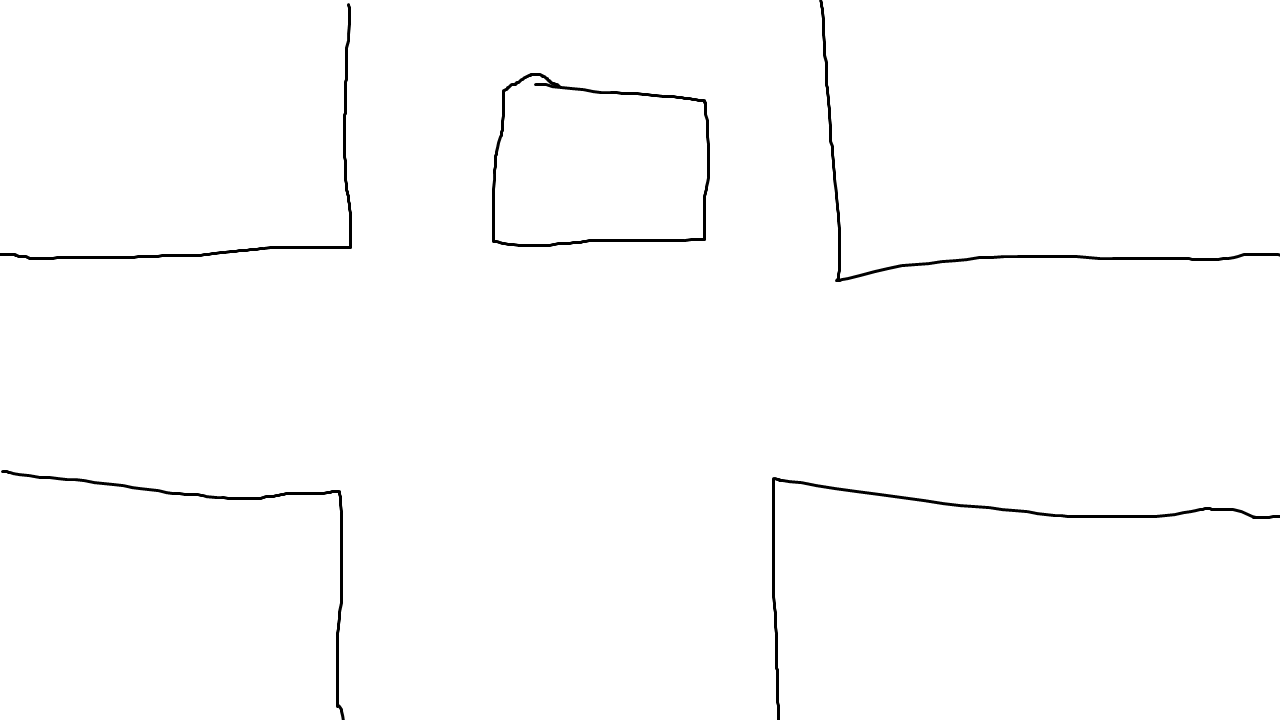

This is a level from a 2D game, rendered from its Tiled map with the project's own tilesets. A one-line summary and the complete map file follow:
An orthogonal 32x18 tile map with 40x40 px tiles, 1 tile layer (Rutelag 1) and 5 objects.

<map version="1.0" orientation="orthogonal" renderorder="right-down" width="32" height="18" tilewidth="40" tileheight="40" nextobjectid="8">
 <tileset firstgid="1" name="stage2" tilewidth="40" tileheight="40" tilecount="576" columns="32">
  <image source="../stage2.png" width="1280" height="720" />
 </tileset>
 <layer name="Rutelag 1" width="32" height="18">
  <data encoding="csv">
1,2,3,4,5,6,7,8,9,10,11,12,13,14,15,16,17,18,19,20,21,22,23,24,25,26,27,28,29,30,31,32,
33,34,35,36,37,38,39,40,41,42,43,44,45,46,47,48,49,50,51,52,53,54,55,56,57,58,59,60,61,62,63,64,
65,66,67,68,69,70,71,72,73,74,75,76,77,78,79,80,81,82,83,84,85,86,87,88,89,90,91,92,93,94,95,96,
97,98,99,100,101,102,103,104,105,106,107,108,109,110,111,112,113,114,115,116,117,118,119,120,121,122,123,124,125,126,127,128,
129,130,131,132,133,134,135,136,137,138,139,140,141,142,143,144,145,146,147,148,149,150,151,152,153,154,155,156,157,158,159,160,
161,162,163,164,165,166,167,168,169,170,171,172,173,174,175,176,177,178,179,180,181,182,183,184,185,186,187,188,189,190,191,192,
193,194,195,196,197,198,199,200,201,202,203,204,205,206,207,208,209,210,211,212,213,214,215,216,217,218,219,220,221,222,223,224,
225,226,227,228,229,230,231,232,233,234,235,236,237,238,239,240,241,242,243,244,245,246,247,248,249,250,251,252,253,254,255,256,
257,258,259,260,261,262,263,264,265,266,267,268,269,270,271,272,273,274,275,276,277,278,279,280,281,282,283,284,285,286,287,288,
289,290,291,292,293,294,295,296,297,298,299,300,301,302,303,304,305,306,307,308,309,310,311,312,313,314,315,316,317,318,319,320,
321,322,323,324,325,326,327,328,329,330,331,332,333,334,335,336,337,338,339,340,341,342,343,344,345,346,347,348,349,350,351,352,
353,354,355,356,357,358,359,360,361,362,363,364,365,366,367,368,369,370,371,372,373,374,375,376,377,378,379,380,381,382,383,384,
385,386,387,388,389,390,391,392,393,394,395,396,397,398,399,400,401,402,403,404,405,406,407,408,409,410,411,412,413,414,415,416,
417,418,419,420,421,422,423,424,425,426,427,428,429,430,431,432,433,434,435,436,437,438,439,440,441,442,443,444,445,446,447,448,
449,450,451,452,453,454,455,456,457,458,459,460,461,462,463,464,465,466,467,468,469,470,471,472,473,474,475,476,477,478,479,480,
481,482,483,484,485,486,487,488,489,490,491,492,493,494,495,496,497,498,499,500,501,502,503,504,505,506,507,508,509,510,511,512,
513,514,515,516,517,518,519,520,521,522,523,524,525,526,527,528,529,530,531,532,533,534,535,536,537,538,539,540,541,542,543,544,
545,546,547,548,549,550,551,552,553,554,555,556,557,558,559,560,561,562,563,564,565,566,567,568,569,570,571,572,573,574,575,576
</data>
 </layer>
 <objectgroup name="Obstacles">
  <object id="2" x="492" y="83" width="216" height="161" />
  <object id="3" x="0" y="0" width="360" height="240" />
  <object id="4" x="840" y="0" width="440" height="280" />
  <object id="6" x="760" y="480" width="520" height="240" />
  <object id="7" x="0" y="480" width="360" height="240" />
 </objectgroup>
</map>